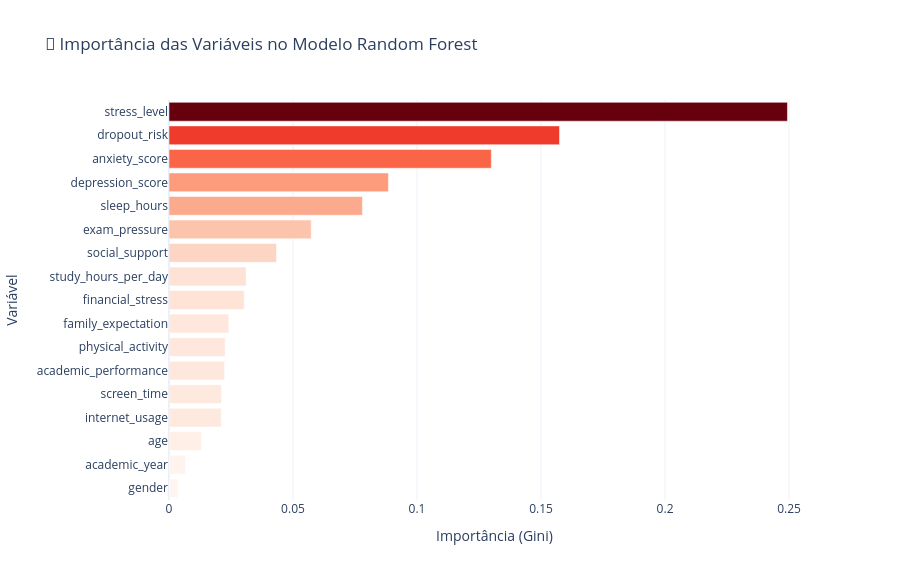

The notebook cell this image was saved under:
### Code cell
fig = px.bar(
    feat_imp_df,
    x='importance',
    y='feature',
    orientation='h',
    color='importance',
    color_continuous_scale='Reds',
    title='🔑 Importância das Variáveis no Modelo Random Forest',
    labels={'importance': 'Importância (Gini)', 'feature': 'Variável'}
)
fig.update_layout(
    height=580,
    template='plotly_white',
    yaxis={'categoryorder': 'total ascending'},
    coloraxis_showscale=False
)
fig.show()

### Figure 1 — Plotly figure (JSON) as saved in the notebook; plotly's stock layout.template omitted (floating-point values rounded to 4 significant figures)
{"data": [{"hovertemplate": "Importância (Gini)=%{marker.color}<br>Variável=%{y}<extra></extra>", "legendgroup": "", "marker": {"color": [0.2494, 0.1574, 0.13, 0.08847, 0.078, 0.05734, 0.04333, 0.03107, 0.03029, 0.02411, 0.02267, 0.0224, 0.02114, 0.02105, 0.01305, 0.006674, 0.003635], "coloraxis": "coloraxis", "pattern": {"shape": ""}}, "name": "", "orientation": "h", "showlegend": false, "textposition": "auto", "type": "bar", "x": [0.2494, 0.1574, 0.13, 0.08847, 0.078, 0.05734, 0.04333, 0.03107, 0.03029, 0.02411, 0.02267, 0.0224, 0.02114, 0.02105, 0.01305, 0.006674, 0.003635], "xaxis": "x", "y": ["stress_level", "dropout_risk", "anxiety_score", "depression_score", "sleep_hours", "exam_pressure", "social_support", "study_hours_per_day", "financial_stress", "family_expectation", "physical_activity", "academic_performance", "screen_time", "internet_usage", "age", "academic_year", "gender"], "yaxis": "y"}], "layout": {"barmode": "relative", "coloraxis": {"colorbar": {"title": {"text": "Importância (Gini)"}}, "colorscale": [[0, "rgb(255,245,240)"], [0.125, "rgb(254,224,210)"], [0.25, "rgb(252,187,161)"], [0.375, "rgb(252,146,114)"], [0.5, "rgb(251,106,74)"], [0.625, "rgb(239,59,44)"], [0.75, "rgb(203,24,29)"], [0.875, "rgb(165,15,21)"], [1, "rgb(103,0,13)"]], "showscale": false}, "height": 580, "legend": {"tracegroupgap": 0}, "title": {"text": "🔑 Importância das Variáveis no Modelo Random Forest"}, "xaxis": {"anchor": "y", "domain": [0, 1], "title": {"text": "Importância (Gini)"}}, "yaxis": {"anchor": "x", "categoryorder": "total ascending", "domain": [0, 1], "title": {"text": "Variável"}}}}
